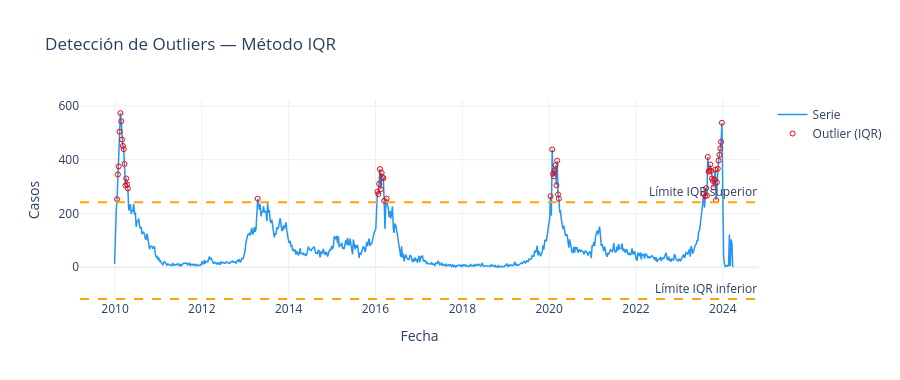

Write notebook code for a chart like this one.
### Markdown cell above
### 5.1 Detección de Outliers — IQR y Z-score

### Code cell
outliers_iqr, q1, q3, iqr, limite_inf_iqr, limite_sup_iqr = detectar_outliers_iqr(df)
outliers_z = detectar_outliers_zscore(df, umbral=3)

print("IQR — Detección de Outliers")
print(f"  Q1={q1:.0f}  Q3={q3:.0f}  IQR={iqr:.0f}")
print(f"  Límite inferior: {limite_inf_iqr:.0f}")
print(f"  Límite superior: {limite_sup_iqr:.0f}")
print(f"  Outliers detectados: {len(outliers_iqr)}")
display(outliers_iqr[["ds", "y"]])

print(f"\nZ-score (|z| > 3) — Outliers detectados: {len(outliers_z)}")
if len(outliers_z):
    display(outliers_z[["ds", "y"]])

graficar_outliers_iqr(df, outliers_iqr, limite_inf_iqr, limite_sup_iqr)

### Figure 1 — Plotly figure (JSON) as saved in the notebook; plotly's stock layout.template omitted (floating-point values rounded to 4 significant figures; data arrays with more than 128 entries replaced by an {"elided": "..."} marker saying what was removed)
{"data": [{"line": {"color": "#2196F3", "width": 1.5}, "mode": "lines", "name": "Serie", "type": "scatter", "x": {"elided": "744 str values"}, "y": {"elided": "744 float values"}}, {"marker": {"color": "red", "line": {"width": 1}, "size": 5, "symbol": "circle-open"}, "mode": "markers", "name": "Outlier (IQR)", "type": "scatter", "x": ["2010-01-18T00:00:00.000000000", "2010-01-25T00:00:00.000000000", "2010-02-01T00:00:00.000000000", "2010-02-08T00:00:00.000000000", "2010-02-15T00:00:00.000000000", "2010-02-22T00:00:00.000000000", "2010-03-01T00:00:00.000000000", "2010-03-08T00:00:00.000000000", "2010-03-15T00:00:00.000000000", "2010-03-22T00:00:00.000000000", "2010-03-29T00:00:00.000000000", "2010-04-05T00:00:00.000000000", "2010-04-12T00:00:00.000000000", "2010-04-19T00:00:00.000000000", "2013-04-15T00:00:00.000000000", "2016-01-18T00:00:00.000000000", "2016-01-25T00:00:00.000000000", "2016-02-01T00:00:00.000000000", "2016-02-08T00:00:00.000000000", "2016-02-15T00:00:00.000000000", "2016-02-22T00:00:00.000000000", "2016-02-29T00:00:00.000000000", "2016-03-07T00:00:00.000000000", "2016-03-14T00:00:00.000000000", "2016-04-04T00:00:00.000000000", "2020-01-13T00:00:00.000000000", "2020-01-27T00:00:00.000000000", "2020-02-03T00:00:00.000000000", "2020-02-10T00:00:00.000000000", "2020-02-17T00:00:00.000000000", "2020-02-24T00:00:00.000000000", "2020-03-02T00:00:00.000000000", "2020-03-09T00:00:00.000000000", "2020-03-16T00:00:00.000000000", "2020-03-23T00:00:00.000000000", "2023-07-24T00:00:00.000000000", "2023-08-07T00:00:00.000000000", "2023-08-14T00:00:00.000000000", "2023-08-21T00:00:00.000000000", "2023-08-28T00:00:00.000000000", "2023-09-04T00:00:00.000000000", "2023-09-11T00:00:00.000000000", "2023-09-18T00:00:00.000000000", "2023-09-25T00:00:00.000000000", "2023-10-02T00:00:00.000000000", "2023-10-09T00:00:00.000000000", "2023-10-16T00:00:00.000000000", "2023-10-23T00:00:00.000000000", "2023-10-30T00:00:00.000000000", "2023-11-06T00:00:00.000000000", "2023-11-13T00:00:00.000000000", "2023-11-20T00:00:00.000000000", "2023-11-27T00:00:00.000000000", "2023-12-04T00:00:00.000000000", "2023-12-11T00:00:00.000000000", "2023-12-18T00:00:00.000000000", "2023-12-25T00:00:00.000000000"], "y": [253.0, 345.0, 375.0, 504.0, 573.0, 543.0, 475.0, 451.0, 439.0, 384.0, 304.0, 330.0, 308.0, 293.0, 255.0, 281.0, 272.0, 310.0, 365.0, 290.0, 351.0, 335.0, 331.0, 247.0, 255.0, 264.0, 438.0, 348.0, 338.0, 359.0, 379.0, 305.0, 396.0, 271.0, 255.0, 273.0, 264.0, 294.0, 267.0, 410.0, 355.0, 359.0, 382.0, 358.0, 330.0, 321.0, 297.0, 326.0, 363.0, 250.0, 316.0, 366.0, 397.0, 418.0, 442.0, 466.0, 537.0]}], "layout": {"annotations": [{"showarrow": false, "text": "Límite IQR superior", "x": 1, "xanchor": "right", "xref": "x domain", "y": 242, "yanchor": "bottom", "yref": "y"}, {"showarrow": false, "text": "Límite IQR inferior", "x": 1, "xanchor": "right", "xref": "x domain", "y": -118, "yanchor": "bottom", "yref": "y"}], "height": 380, "shapes": [{"line": {"color": "orange", "dash": "dash"}, "type": "line", "x0": 0, "x1": 1, "xref": "x domain", "y0": 242, "y1": 242, "yref": "y"}, {"line": {"color": "orange", "dash": "dash"}, "type": "line", "x0": 0, "x1": 1, "xref": "x domain", "y0": -118, "y1": -118, "yref": "y"}], "title": {"text": "Detección de Outliers — Método IQR"}, "xaxis": {"title": {"text": "Fecha"}}, "yaxis": {"title": {"text": "Casos"}}}}
